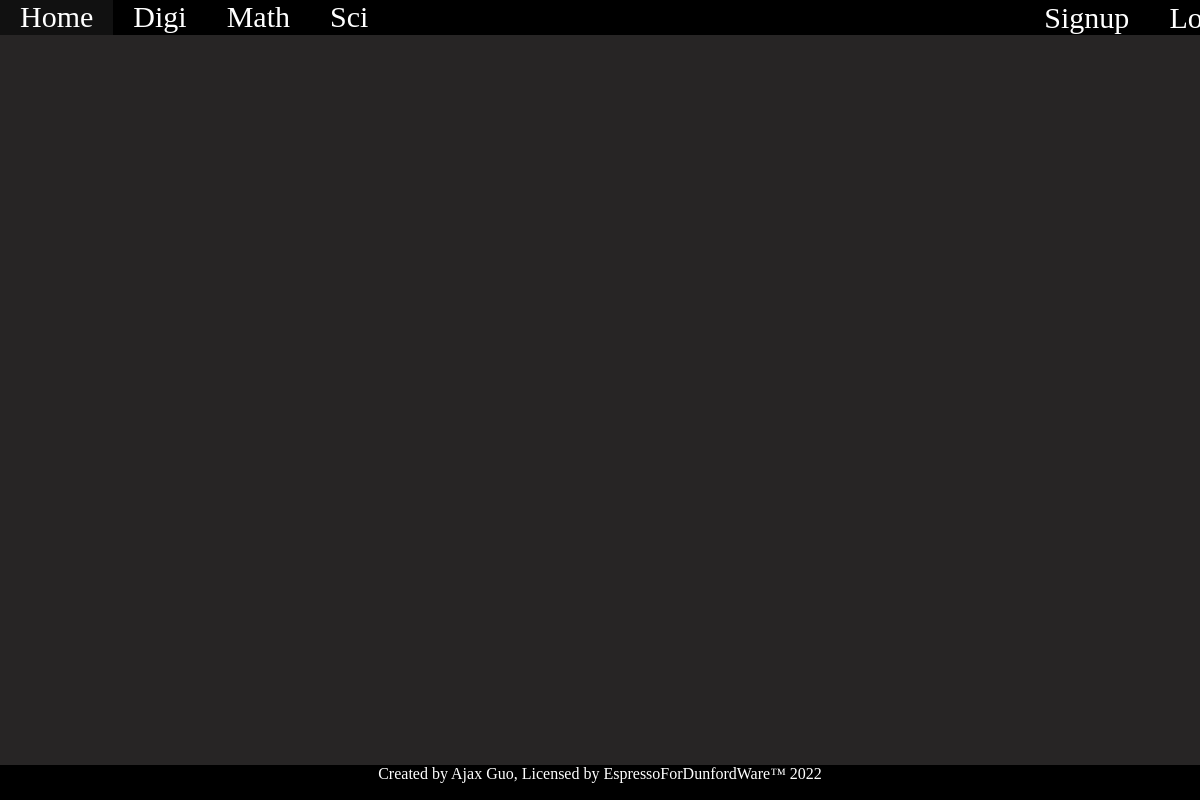
/board/2/30, run on an earlier commit of the app's database.
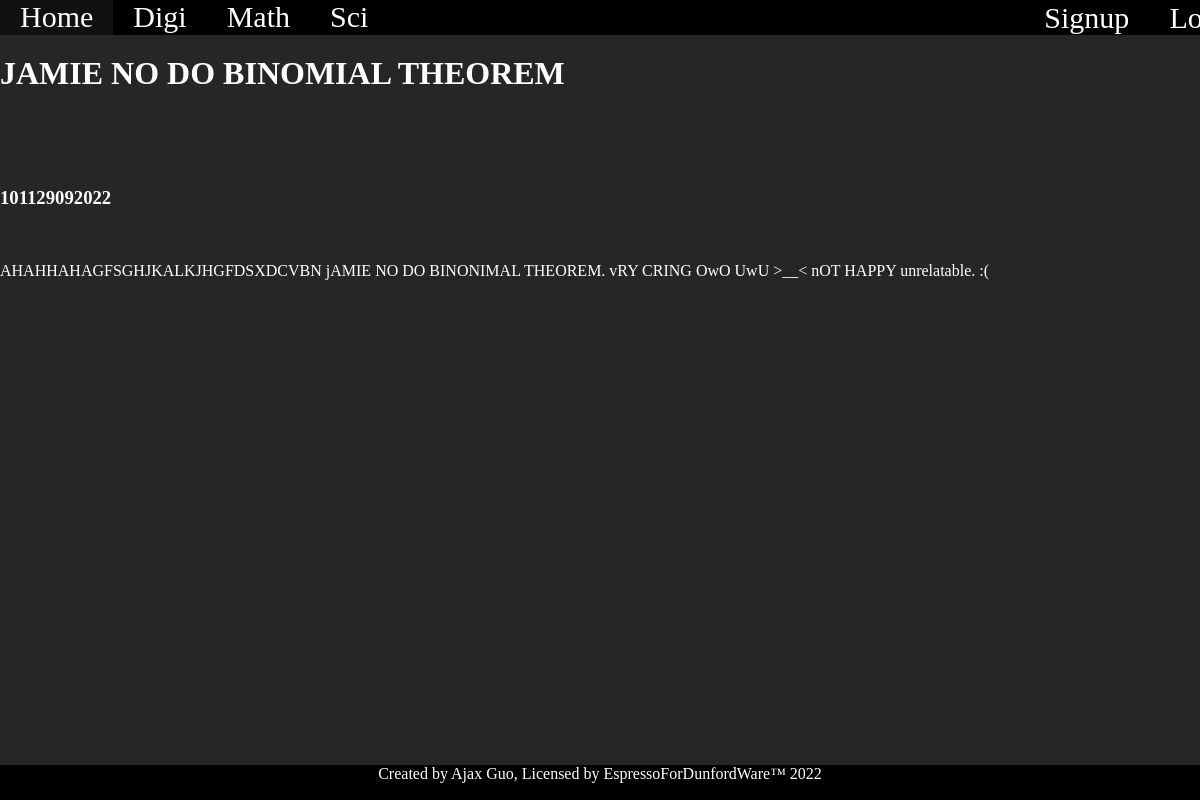
And on a later commit of the database.
### tables this page shows
CREATE TABLE Thread (id INTEGER PRIMARY KEY AUTOINCREMENT, title STRING NOT NULL, board_id INTEGER NOT NULL REFERENCES Board (id), category STRING NOT NULL);

CREATE TABLE Post (id INTEGER PRIMARY KEY AUTOINCREMENT, created_at DATETIME NOT NULL, body STRING NOT NULL, user_id INTEGER NOT NULL REFERENCES User (id), thread_id INTEGER NOT NULL REFERENCES Thread (id), board_id INTEGER REFERENCES Board (id) NOT NULL);

### main.py (the view)
@app.route("/board/<int:board_id>/<int:thread_id>", methods=["GET"])
def thread_view(board_id , thread_id):
    conn = get_db()
    cursor = conn.cursor()
    cursor.execute('''SELECT name FROM Board WHERE id = ?''', (board_id,))
    name = cursor.fetchone()
    cursor.execute('''SELECT id,title FROM Thread WHERE id = ?''', (thread_id,))
    thread_value=cursor.fetchone()
    cursor.execute('''SELECT body FROM Post WHERE thread_id = ?''', (thread_id,))
    thread_text=cursor.fetchone()
    cursor.execute('''SELECT created_at FROM Post WHERE thread_id = ?''', (thread_id,))
    thread_time=cursor.fetchone()
    return render_template("thread.html", name=name[0], thread_id=thread_id,
                            thread_value=thread_value, thread_text=thread_text,
                            thread_time=thread_time)

### main.py (called while the page is built)
def get_db():
    if "db" not in g:
        g.db = sqlite3.connect("kabaj.db")
    return g.db

@app.teardown_appcontext
def teardown_db(_):
    get_db().close()

### templates/thread.html (shortened to what this page needs)
<!DOCTYPE html>
{%extends "layout.html"%}
{%block content%}
  <p><br></p>
  <h1>{{thread_value[1]}}</h1> <br>
  <h3>{{username}}</h3> <br>
  <h3> {{thread_time[0]}}</h3> <br>
  <p>{{thread_text[0]}}</p> <br>
{%endblock%}

### templates/layout.html (shortened to what this page needs)
<!DOCTYPE html>
<html>
  <head>
  <link rel = "stylesheet" href = "/static/style.css">
  </head>
  <body>
    <header>
      <ul>
      <li> <a id="Home" href="/">Home</a></li>
      <li> <a href="/board/1">Digi</a></li>
      <li> <a href="/board/2">Math</a></li>
      <li> <a href="/board/3">Sci</a></li>
      {% if session.get("is_logged_in", False) %}
      <div class="nav-right-logout">
        <li> <a href="/logout">Logout</a></li></div>
      {% else %}
      <div class="nav-right">
        <li> <a href="/signup">Signup</a></li>
        <li> <a href="/login">Login</a></li> </div>
      {% endif %}
      </ul>
    </header>
        {%block content%} {%endblock%}
<footer>
    <ul>
      <li>Created by Ajax Guo, Licensed by EspressoForDunfordWare™ 2022 </li>
    </ul>
</footer>
  </body>
</html>

### static/style.css (style rules this page uses)
body { background-color:#272525; font-family:"Roboto Mono"; color: white; }
body { margin:0; }
ul { display: flex; flex-direction: row; list-style-type: none; margin: 0; padding: 0; overflow: hidden; background-color: black; position: fixed; top: 0; width: 100%; height: 35px; margin-left: auto; }
.nav-right { align-items: center; display: flex; flex-direction: row; top: 0; width: 100%; height: 35px; position: relative; left: 53%; }
li a { color: white; text-align: left; padding: 20px 20px; text-decoration: none; font-size: 30px; text-align: center; margin-left: auto; }
footer ul { margin: 0; background-color: black; display: flex; justify-content: center; position: relative; }
footer { text-align: center; background-color: black; margin-top: auto; display: flex; flex-direction: column; justify-content: flex-start; bottom: 0; position: fixed; width: 100%; padding-top: 5 px; }

What changed in the data, as far as the page shows it:
added Thread: title "JAMIE NO DO BINOMIAL THEOREM"
added Post: created_at "101129092022", body "AHAHHAHAGFSGHJKALKJHGFDSXDCVBN jAMIE NO DO BINONIMAL THEOREM. vRY CRING OwO UwU >__< nOT HAPPY unrelatable. :("
